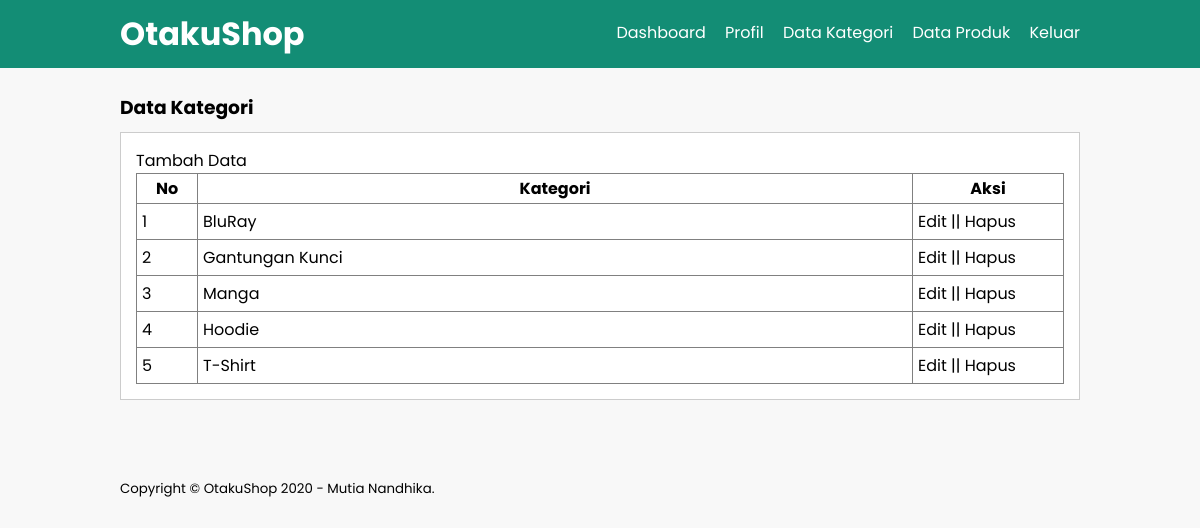
The app's page /otakushop/data-kategori.php (signed in) with its own data.
### tables this page shows
CREATE TABLE `tb_category` (
  `category_id` int(11) NOT NULL,
  `category_name` varchar(25) NOT NULL
);

### otakushop/data-kategori.php (the view, shortened to what this page needs)
<?php
    include 'db.php';
?>
<!DOCTYPE html></!DOCTYPE html>
<html>
<head>
	<link rel="stylesheet" type="text/css" href="css/style.css">
</head>
<body >
<header>
    <div class="container">
        <h1><a href="dashboard.php">OtakuShop</a></h1>
        <ul>
            <li><a href="dashboard.php">Dashboard</a></li>
            <li><a href="profil.php">Profil</a></li>
            <li><a href="data-kategori.php">Data Kategori</a></li>
            <li><a href="data-produk.php">Data Produk</a></li>
            <li><a href="keluar.php">Keluar</a></li>
        </ul>
    </div>
</header>
    <div class="section">
        <div class="container">
            <h3>Data Kategori</h3>
            <div class="box">
                <p><a href="tambah-kategori.php">Tambah Data</a></p>
                <table border="1" cellspacing="0" class="tabel">
                    <thead>
                        <tr>
                            <th width="60px">No</th>
                            <th>Kategori</th>
                            <th width="150px">Aksi</th>
                        </tr>
                    </thead>
                    <tbody>
                        <?php
                            $no = 1;
                            $kategori = mysqli_query($conn , "SELECT * FROM tb_category ORDER BY category_id DESC");
                            if(mysqli_num_rows($kategori)>0){
                            while($row = mysqli_fetch_array($kategori)){
                        ?>
                        <tr>
                            <td><?php echo $no++ ?></td>
                            <td><?php echo $row['category_name']?></td>
                            <td>
                                <a href="edit-kategori.php?id=<?php echo $row['category_id']?>">Edit</a> || <a href="proses-hapus.php?idk=<?php echo $row['category_id']?>" onclick="return confirm('Yakin ingin Hapus?')">Hapus</a>
                            </td>
                        </tr>
                          <?php } }else{?>
                            <tr>
                                    <td colspan="3">Tidak ada data</td>
                                </tr>
                          <?php } ?>
                    </tbody>
                </table>
            </div>
        </div>
    </div>
 <footer>
        <div class="container">
            <small>Copyright &copy; OtakuShop 2020 - Mutia Nandhika.</small>
        </div>
    </footer>
</body>
</html>

### otakushop/css/style.css (style rules this page uses)
* { padding: 0; margin: 0; font-family: 'Poppins',sans-serif; }
body { background-color: #f8f8f8; }
a { color: white; text-decoration: none; }
header { background-color: #138D75; color: white; color: #fff; }
header h1 { float: left; padding: 10px 0; }
header ul { float: right; }
header ul li { display: inline-block; }
header ul li a { padding: 20px 0 20px 15px; display: inline-block; }
footer { padding: 25px 0; }
.container { width: 80%; margin: 0 auto; }
.container:after { content: ''; display: block; clear: both; }
.section { padding: 25px 0; }
.box { background-color: #fff; border: 1px solid #ccc; padding: 15px; box-sizing: border-box; margin: 10px 0 25px 0; }
.box:after { content: ""; display: block; clear: both; }
.tabel { width: 100%; border-collapse: collapse; }
.tabel tr { height: 30px; }
.tabel tr td { padding: 5px 5px; }
.tabel tr td a { color: black; }
.box p a { color: black; }

### records on screen
tb_category: category_name "BluRay"
tb_category: category_name "Gantungan Kunci"
tb_category: category_name "Manga"
tb_category: category_name "Hoodie"
tb_category: category_name "T-Shirt"
